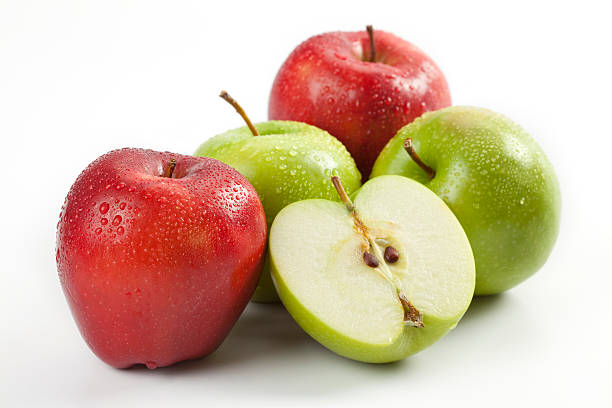
#> input picture imagem_classificar_cores.jpg, 612 x 408 px
$ python classificar_cores.py
#> lines starting #> are read from the running program, lines starting #| are printed output that depends on the picture; after the words box and inside, x2 and y2 are one past the last pixel; in counts of white or black regions, pixels touching at a corner belong together; long printed decimals are rounded
import cv2
import matplotlib.pyplot as plt
import numpy as np


imagem_bgr = cv2.imread('imagem_classificar_cores.jpg')
#> imagem_bgr is the input picture: shape (408, 612, 3); mean B, G, R 169, 191, 216
imagem_rgb = cv2.cvtColor(imagem_bgr, cv2.COLOR_BGR2RGB)

plt.imshow(imagem_rgb)
plt.show()

print(f'Tipo de dado: {imagem_rgb.dtype}')
#| Tipo de dado: uint8
print(f'Altura, largura e canais: {imagem_rgb.shape}')
#| Altura, largura e canais: (408, 612, 3)
print(f'Total de pixels: {imagem_rgb.shape[0] * imagem_rgb.shape[1]}')
#| Total de pixels: 249696


imagem_croma = imagem_rgb.astype(np.float32)

R = imagem_croma[:, :, 0]
G = imagem_croma[:, :, 1]
B = imagem_croma[:, :, 2]

Y = R + G + B

Y_sem_zero = np.where(Y == 0, 0.000001, Y)

r = R / Y_sem_zero
g = G / Y_sem_zero
b = B / Y_sem_zero
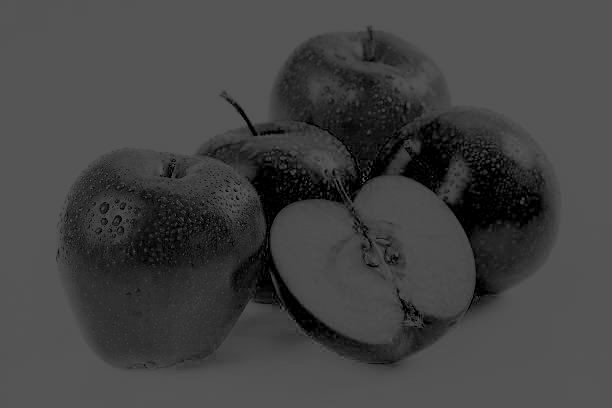
#> b: shape (408, 612) float32; min 0, max 0.391, mean 0.265

print(r + g + b)
#> (printed output is left out)


plt.figure(figsize=(14, 7))

plt.subplot(1, 2, 1)
plt.imshow(r, cmap='gray')
plt.title('r')

plt.subplot(1, 2, 2)
plt.imshow(g, cmap='gray')
plt.title('g')

plt.show()


r_amostra = r[::20, ::20].flatten()
#> r_amostra = 651 values, max 1 at index 234, min 0.329 at index 166, mean 0.409
g_amostra = g[::20, ::20].flatten()
#> g_amostra = 651 values, max 0.54 at index 300, min 0 at index 234, mean 0.324


coords_objeto = [
    (300, 170),
    (310, 210),
    (290, 190)
]

r_objeto = [r[v, u] for v, u in coords_objeto]
#> r_objeto = [0.598, 0.603, 0.585]
g_objeto = [g[v, u] for v, u in coords_objeto]
#> g_objeto = [0.216, 0.198, 0.215]


plt.scatter(
    r_amostra,
    g_amostra,
    s=5,
    color='red',
    alpha=0.8,
    label='pixels da imagem'
)

plt.scatter(
    0.333,
    0.333,
    s=70,
    marker='x',
    color='blue',
    alpha=1.0,
    label='branco ideal'
)

plt.scatter(
    r_objeto,
    g_objeto,
    s=120,
    marker='*',
    color='yellow',
    label='objeto'
)

plt.title('Plano de cromaticidade')
plt.legend()
plt.show()


rmin, rmax = 0.50, 0.70
gmin, gmax = 0.10, 0.30


M_C = (
    (r >= rmin) & (r <= rmax) &
    (g >= gmin) & (g <= gmax)
).astype(np.uint8)
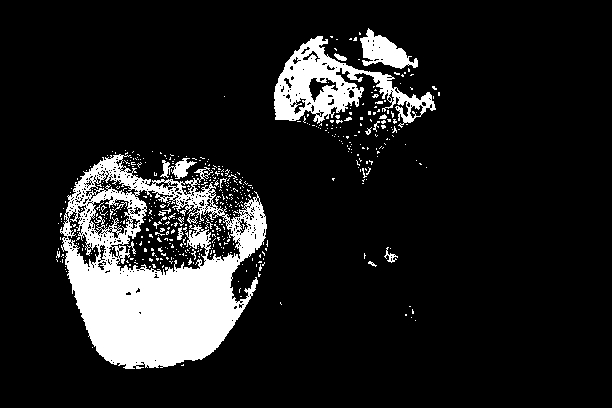
#> M_C: shape (408, 612); values 0 (black) and 1 (white), 12.5% white; 503 white regions (484 under 20 px), largest, box (x1, y1, x2, y2) and area: (60, 154, 267, 369) 22078, (274, 36, 436, 128) 5188, (360, 28, 418, 69) 1180


regiao_M_C = cv2.bitwise_and(
    imagem_rgb,
    imagem_rgb,
    mask=M_C
)


plt.figure(figsize=(10, 4))

plt.subplot(1, 2, 1)
plt.imshow(M_C, cmap='gray')
plt.title('M_C (Máscara Cromaticidade)')

plt.subplot(1, 2, 2)
plt.imshow(regiao_M_C)
plt.title('Região Segmentada M_C')

plt.show()

X = imagem_rgb.reshape(-1,3)
print(X.shape)
#| (249696, 3)

X = X.astype(np.float32)

from sklearn.cluster import KMeans

kmeans = KMeans(
    n_clusters=3,
    random_state=42,
    n_init=3,
    max_iter=50,
    algorithm='elkan'
)

labels = kmeans.fit_predict(X)
centroides = kmeans.cluster_centers_

print("Centróides RGB:")
print(centroides)
imagem_kmeans = centroides[labels].reshape(imagem_rgb.shape).astype(np.uint8)
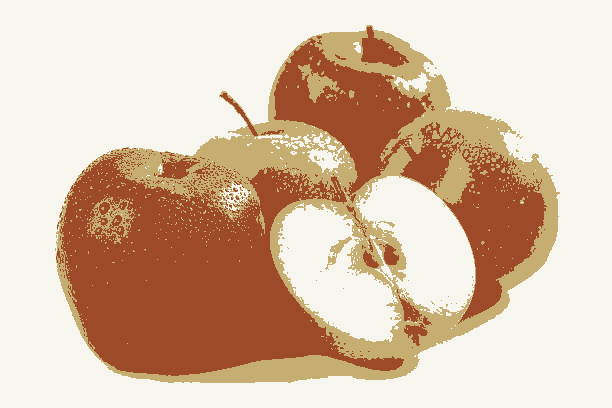
#> imagem_kmeans: shape (408, 612, 3); mean R, G, B 215.6, 190.2, 168.1

plt.figure(figsize=(12, 5))

plt.subplot(1, 2, 1)
plt.imshow(imagem_rgb)
plt.title("Imagem Original")

plt.subplot(1, 2, 2)
plt.imshow(imagem_kmeans)
plt.title("Imagem K-means (k=3)")

plt.show()


resultados = {
    3: (imagem_kmeans, centroides)
}

# Testar os outros valores de k
for k in [2, 5]:

    kmeans = KMeans(
        n_clusters=k,
        random_state=42,
        n_init=3,
        max_iter=50,
        algorithm='elkan'
    )

    labels = kmeans.fit_predict(X)
    centroides_k = kmeans.cluster_centers_

    imagem_k = centroides_k[labels].reshape(
        imagem_rgb.shape
    ).astype(np.uint8)

    resultados[k] = (imagem_k, centroides_k)

    print(f"\nCentróides RGB para k={k}:")
    print(centroides_k)
#> after the loop, resultados = 3 items


# Apresentar os três resultados na mesma figura
plt.figure(figsize=(16, 5))

plt.subplot(1, 4, 1)
plt.imshow(imagem_rgb)
plt.title("Imagem Original")
plt.axis("off")

for posicao, k in enumerate([2, 3, 5], start=2):

    imagem_resultado = resultados[k][0]

    plt.subplot(1, 4, posicao)
    plt.imshow(imagem_resultado)
    plt.title(f"K-means (k={k})")
    plt.axis("off")

plt.tight_layout()
plt.show()

SSE_final = kmeans.inertia_

print(f"SSE final para k=5: {SSE_final:.2f}")


# Etapa 10 - Seleção do cluster de interesse

# Selecionar o cluster das maçãs vermelhas
cluster_interesse = 0

# Recuperar os centróides de k=5
centroides5 = resultados[5][1]
#> centroides5 = [[151.6, 159.8, 46.21], [250.4, 250.4, 249], [95.22, 51.41, 30.32], [221.4, 210.9, 174.5], [195.8, 63.79, 58.48]]

# Organizar as etiquetas dos pixels na dimensão da imagem
labels_imagem = labels.reshape(imagem_rgb.shape[:2])
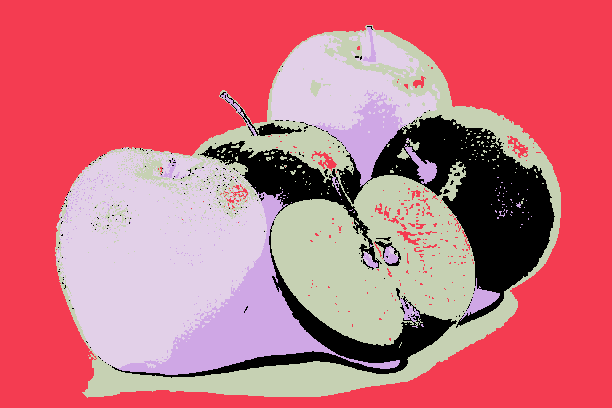
#> labels_imagem: shape (408, 612) int32; 5 distinct labels, from 0 to 4; one colour per label, 0 black

# Criar a máscara binária MK
M_K = (labels_imagem == cluster_interesse).astype(np.uint8)
#> M_K: shape (408, 612); values 0 (black) and 1 (white), 10.9% white; 228 white regions (218 under 20 px), largest, box (x1, y1, x2, y2) and area: (200, 115, 555, 328) 20066, (112, 221, 457, 378) 5872, (227, 94, 302, 136) 382

# Selecionar a região correspondente ao cluster
regiao_M_K = cv2.bitwise_and(
    imagem_rgb,
    imagem_rgb,
    mask=M_K
)
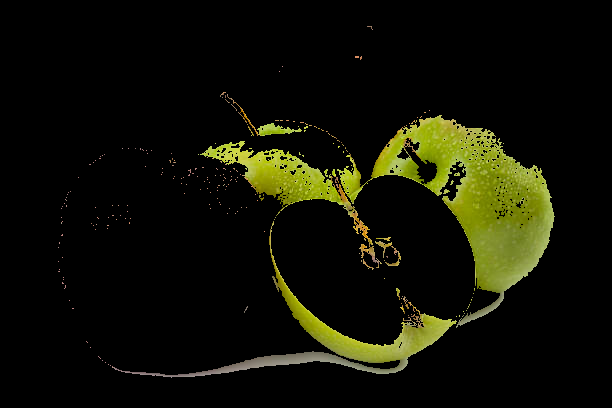
#> regiao_M_K: shape (408, 612, 3); mean R, G, B 16.5, 17.3, 5

# Mostrar o centróide selecionado
centroide_selecionado = centroides5[cluster_interesse]
#> centroide_selecionado = [151.6, 159.8, 46.21]

print("Cluster selecionado:", cluster_interesse)
print("Centróide RGB:", centroide_selecionado)
#| Centróide RGB: [151.595  159.768   46.205]

# Criar uma imagem representando a cor do centróide
cor_cluster = np.full(
    (100, 100, 3),
    centroide_selecionado
).astype(np.uint8)
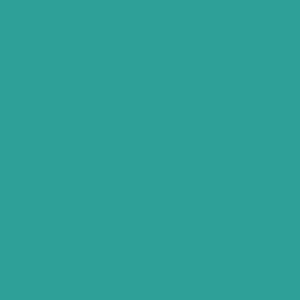
#> cor_cluster: shape (100, 100, 3) (shown 3 times larger); mean of channels 0, 1, 2 151, 159, 46; drawn as B, G, R

# Apresentar os resultados
plt.figure(figsize=(15, 8))

plt.subplot(2, 3, 1)
plt.imshow(imagem_rgb)
plt.title("Imagem Original")
plt.axis("off")

plt.subplot(2, 3, 2)
plt.imshow(resultados[5][0])
plt.title("Imagem com todos os clusters")
plt.axis("off")

plt.subplot(2, 3, 3)
plt.imshow(cor_cluster)
plt.title("Centróide selecionado")
plt.axis("off")

plt.subplot(2, 3, 4)
plt.imshow(M_K, cmap="gray")
plt.title("Máscara M_K")
plt.axis("off")

plt.subplot(2, 3, 5)
plt.imshow(regiao_M_K)
plt.title("Região selecionada")
plt.axis("off")

plt.tight_layout()
plt.show()


# Etapa 11 - Comparação entre os métodos

# Transformar as máscaras em valores booleanos
MC_bool = M_C.astype(bool)
MK_bool = M_K.astype(bool)

# Calcular interseção e união
intersecao = np.logical_and(MC_bool, MK_bool)
#> intersecao: shape (408, 612) bool; every value is 0
uniao = np.logical_or(MC_bool, MK_bool)
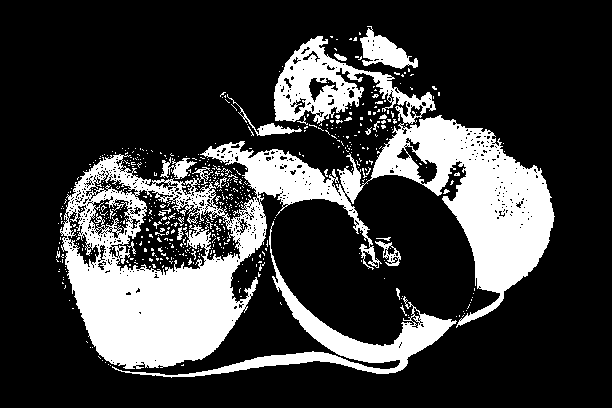
#> uniao: shape (408, 612) bool; 23.3% white; 550 white regions (525 under 20 px), largest, box (x1, y1, x2, y2) and area: (60, 36, 555, 369) 47644, (112, 221, 457, 378) 5911, (360, 26, 418, 69) 1188

# Quantidade de pixels selecionados
NC = np.sum(MC_bool)
#> NC = 31182
NK = np.sum(MK_bool)
#> NK = 27108

# Quantidade de pixels na interseção e união
N_intersecao = np.sum(intersecao)
#> N_intersecao = 0
N_uniao = np.sum(uniao)
#> N_uniao = 58290

# Calcular o índice de Jaccard
J = N_intersecao / N_uniao if N_uniao > 0 else 0
#> J = 0

# Mostrar os resultados numéricos
print("\nComparação entre os métodos:")
print("Pixels selecionados por cromaticidade (NC):", NC)
#| Pixels selecionados por cromaticidade (NC): 31182
print("Pixels selecionados pelo K-means (NK):", NK)
#| Pixels selecionados pelo K-means (NK): 27108
print("Pixels da interseção:", N_intersecao)
#| Pixels da interseção: 0
print("Pixels da união:", N_uniao)
#| Pixels da união: 58290
print(f"Índice de Jaccard (IoU): {J:.4f}")
#| Índice de Jaccard (IoU): 0.0000

# Regiões selecionadas por cada método
regiao_MC = cv2.bitwise_and(
    imagem_rgb, imagem_rgb, mask=M_C
)

regiao_MK = cv2.bitwise_and(
    imagem_rgb, imagem_rgb, mask=M_K
)

# Apresentar comparação visual
plt.figure(figsize=(15, 8))

plt.subplot(2, 3, 1)
plt.imshow(imagem_rgb)
plt.title("Imagem Original")
plt.axis("off")

plt.subplot(2, 3, 2)
plt.imshow(M_C, cmap="gray")
plt.title("Máscara Cromaticidade (MC)")
plt.axis("off")

plt.subplot(2, 3, 3)
plt.imshow(M_K, cmap="gray")
plt.title("Máscara K-means (MK)")
plt.axis("off")

plt.subplot(2, 3, 4)
plt.imshow(regiao_MC)
plt.title("Região selecionada por MC")
plt.axis("off")

plt.subplot(2, 3, 5)
plt.imshow(regiao_MK)
plt.title("Região selecionada por MK")
plt.axis("off")

plt.tight_layout()
plt.show()

$ run again, with imagem_original_frutas_cores.jpg copied over imagem_classificar_cores.jpg
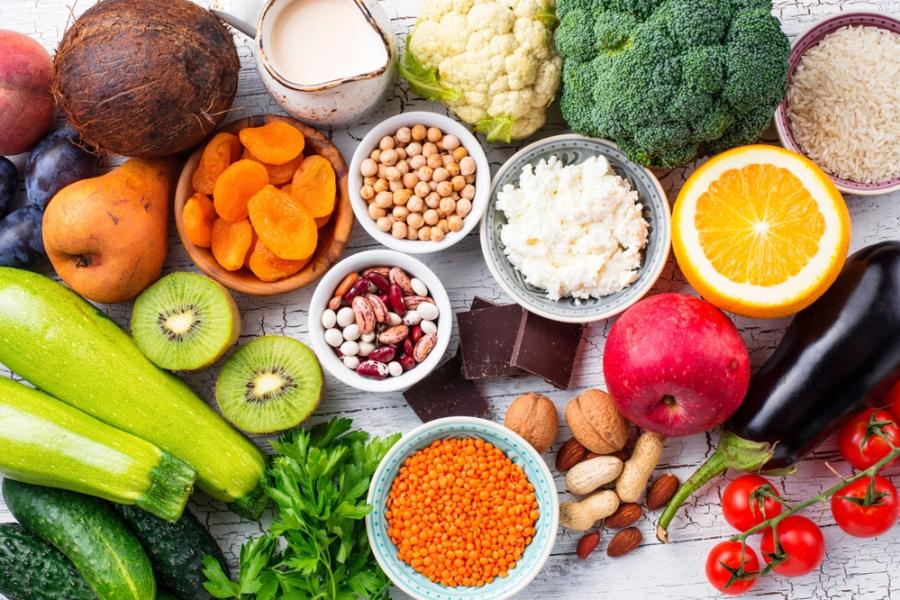
#> input picture imagem_original_frutas_cores.jpg, 900 x 600 px
#> imagem_bgr is the input picture: shape (600, 900, 3); mean B, G, R 91.2, 132.7, 161.8
#| Tipo de dado: uint8
#| Altura, largura e canais: (600, 900, 3)
#| Total de pixels: 540000
#> `b = B / Y_sem_zero`:
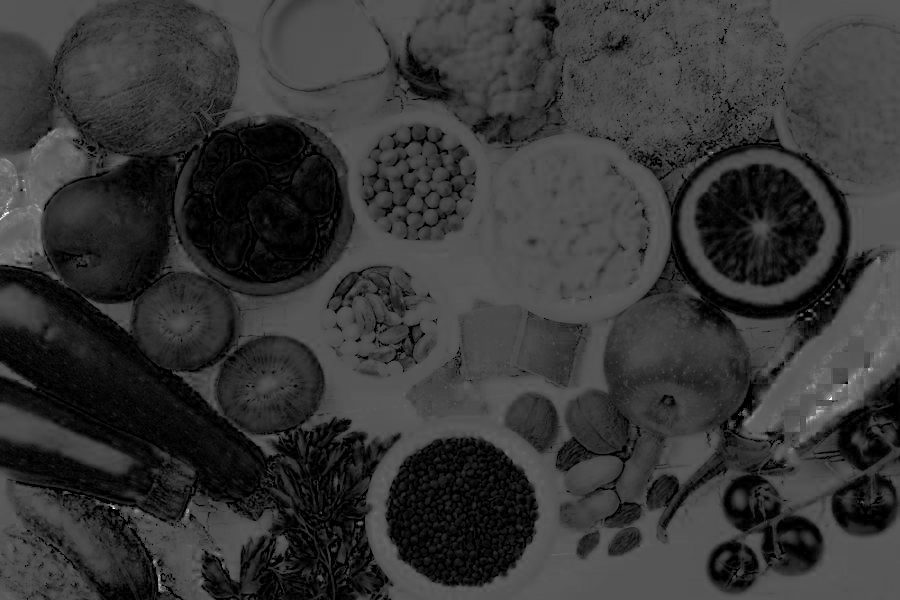
#> b: shape (600, 900) float32; min 0, max 1, mean 0.216
#> (printed output is left out)
#> r_amostra = 1350 values, max 1 at index 1124, min 0 at index 1176, mean 0.439
#> g_amostra = 1350 values, max 1 at index 1176, min 0 at index 887, mean 0.343
#> r_objeto = [0.393, 0.401, 0.391]
#> g_objeto = [0.412, 0.419, 0.41]
#> M_C: shape (600, 900); values 0 (black) and 1 (white), 11% white; 1294 white regions (1110 under 20 px), largest, box (x1, y1, x2, y2) and area: (0, 27, 348, 301) 20064, (595, 245, 895, 460) 11970, (525, 311, 590, 387) 2729
#| (540000, 3)
#> after the loop `for k in [2, 5]:`: resultados = 3 items
#> centroides5 = [[59.78, 51.25, 29.37], [227.6, 218.3, 205.6], [210.1, 67.11, 34.71], [134.8, 129.1, 102.2], [219.8, 183.8, 49.03]]
#> labels_imagem: shape (600, 900) int32; 5 distinct labels, from 0 to 4
#> M_K: shape (600, 900); values 0 (black) and 1 (white), 26.5% white; 1123 white regions (978 under 20 px), largest, box (x1, y1, x2, y2) and area: (0, 112, 394, 600) 41232, (0, 10, 272, 339) 25398, (651, 241, 900, 480) 23523
#> centroide_selecionado = [59.78, 51.25, 29.37]
#| Centróide RGB: [59.784 51.254 29.367]
#> intersecao: shape (600, 900) bool; 5.2% white; 1033 white regions (940 under 20 px), largest, box (x1, y1, x2, y2) and area: (0, 51, 266, 209) 10862, (525, 311, 590, 387) 2722, (742, 245, 895, 409) 1710
#> `uniao = np.logical_or(MC_bool, MK_bool)`:
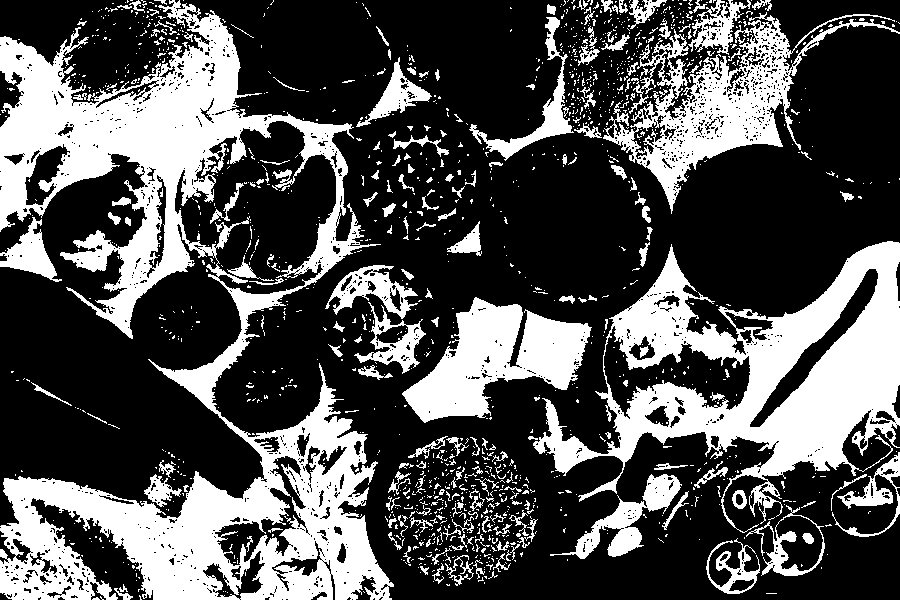
#> uniao: shape (600, 900) bool; 32.4% white; 1449 white regions (1250 under 20 px), largest, box (x1, y1, x2, y2) and area: (0, 0, 394, 600) 78299, (533, 241, 900, 533) 37300, (603, 12, 900, 214) 14292
#> NC = 59501
#> NK = 143182
#> N_intersecao = 27878
#> N_uniao = 174805
#> J = 0.159
#| Pixels selecionados por cromaticidade (NC): 59501
#| Pixels selecionados pelo K-means (NK): 143182
#| Pixels da interseção: 27878
#| Pixels da união: 174805
#| Índice de Jaccard (IoU): 0.1595

$ run again, with imagem_detectar_linhas.webp saved as imagem_classificar_cores.jpg
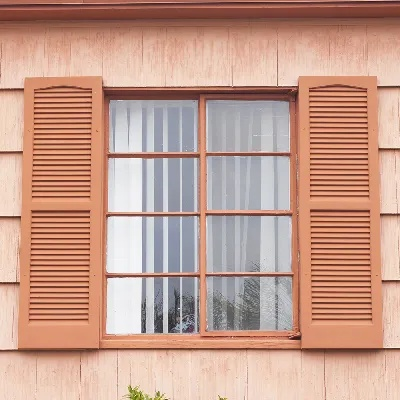
#> input picture imagem_detectar_linhas.webp, 400 x 400 px
#> imagem_bgr is the input picture: shape (400, 400, 3); mean B, G, R 141, 156.9, 197.1
#| Tipo de dado: uint8
#| Altura, largura e canais: (400, 400, 3)
#| Total de pixels: 160000
#> (printed output is left out)
#> r_amostra = 400 values, max 0.621 at index 183, min 0.31 at index 248, mean 0.407
#> g_amostra = 400 values, max 0.341 at index 331, min 0.247 at index 183, mean 0.315
#> r_objeto = [0.319, 0.331, 0.32]
#> g_objeto = [0.329, 0.335, 0.325]
#> M_C: shape (400, 400); values 0 (black) and 1 (white), 8.9% white; 269 white regions (162 under 20 px), largest, box (x1, y1, x2, y2) and area: (0, 6, 400, 21) 3894, (17, 348, 385, 353) 696, (12, 3, 217, 7) 318
#| (160000, 3)
#> after the loop `for k in [2, 5]:`: resultados = 3 items
#> centroides5 = [[165.7, 110.4, 90.8], [232.3, 208.5, 196.4], [114.9, 61.98, 47.29], [220.6, 156.5, 127.3], [162.9, 163.2, 171.1]]
#> labels_imagem: shape (400, 400) int32; 5 distinct labels, from 0 to 4
#> M_K: shape (400, 400); values 0 (black) and 1 (white), 11.1% white; 672 white regions (548 under 20 px), largest, box (x1, y1, x2, y2) and area: (0, 21, 400, 45) 4601, (273, 94, 301, 336) 1576, (0, 4, 400, 10) 1012
#> centroide_selecionado = [165.7, 110.4, 90.8]
#| Centróide RGB: [165.668  110.411   90.798]
#> intersecao: shape (400, 400) bool; 0.61% white in thin lines or dots, all inside (x1, y1, x2, y2) = (19, 1, 377, 349)
#> `uniao = np.logical_or(MC_bool, MK_bool)`:
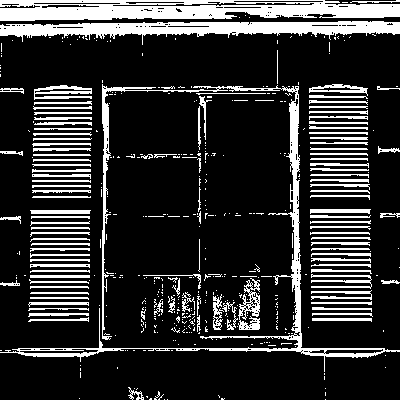
#> uniao: shape (400, 400) bool; 19.3% white; 462 white regions (345 under 20 px), largest, box (x1, y1, x2, y2) and area: (0, 0, 400, 21) 6184, (0, 84, 400, 372) 5048, (0, 21, 400, 45) 4604
#> NC = 14185
#> NK = 17716
#> N_intersecao = 976
#> N_uniao = 30925
#> J = 0.0316
#| Pixels selecionados por cromaticidade (NC): 14185
#| Pixels selecionados pelo K-means (NK): 17716
#| Pixels da interseção: 976
#| Pixels da união: 30925
#| Índice de Jaccard (IoU): 0.0316
